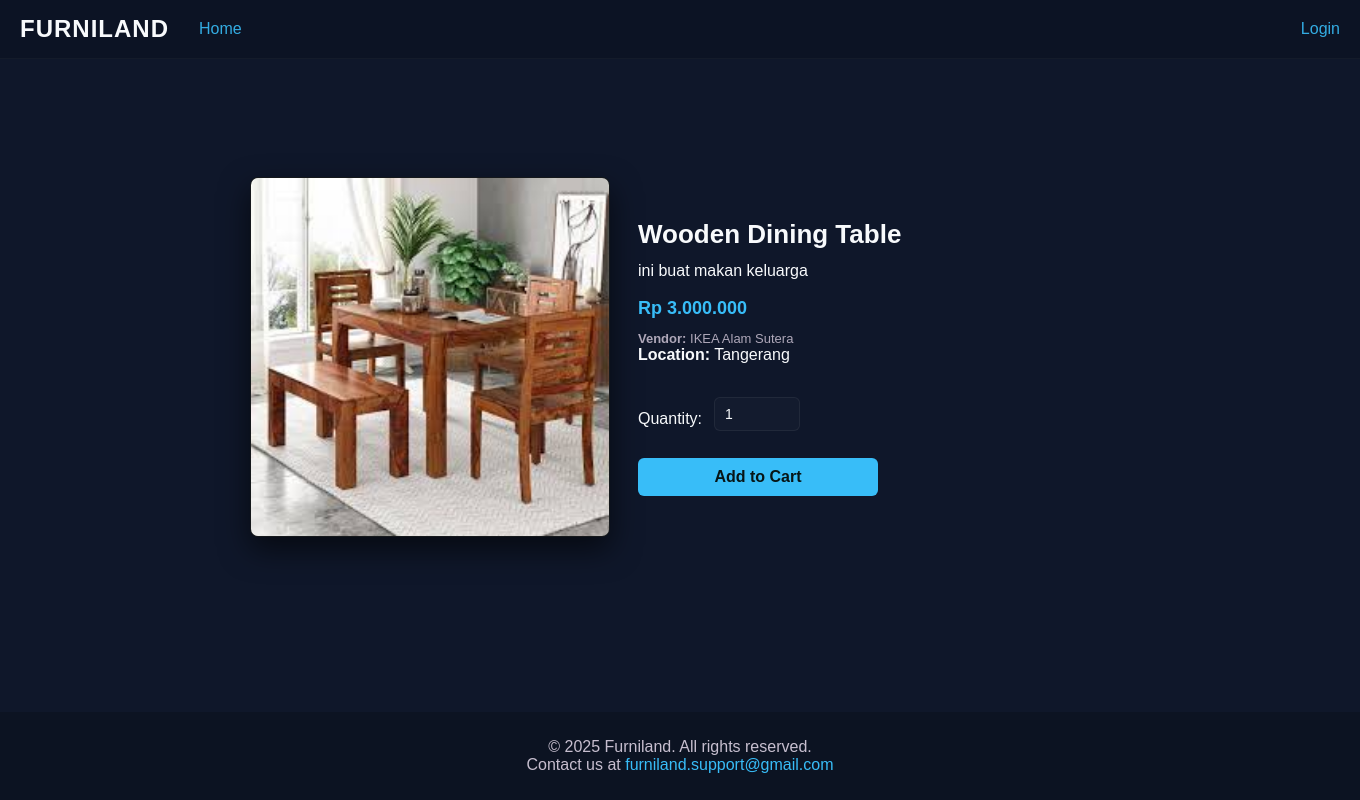
The page /detail.php?id=5 on the database its author committed.
### tables this page shows
CREATE TABLE `products` (
    `productID` int(10) NOT NULL,
    `productName` varchar(30) NOT NULL,
    `description` varchar(255) NOT NULL,
    `price` float NOT NULL,
    `image` varchar(100) NOT NULL,
    `vendorID` int(10) NOT NULL
);

CREATE TABLE `vendors` (
    `vendorID` int(10) NOT NULL,
    `vendorName` varchar(20) NOT NULL,
    `location` varchar(100) NOT NULL
);

### detail.php (the view, shortened to what this page needs)
<?php
    require_once '../config/db.php';
    $productID = $_GET['id'];
    $stmt = $conn->prepare("SELECT p.*, v.vendorName, v.location
                        FROM products p
                        JOIN vendors v ON p.vendorID = v.vendorID
                        WHERE p.productID = ?");
    $stmt->bind_param("i", $productID);
    $stmt->execute();
    $product = $stmt->get_result()->fetch_assoc();
    include '../utils/header.php';
?>
<?php if ($product): ?>
    <div class="container detail-page-container">
        <div class="detail-wrapper">
            <div class="detail-image-col">
                <img src="../assets/uploads/<?= htmlspecialchars($product['image']) ?>"
                     alt="<?= htmlspecialchars($product['productName']) ?>"
                     class="detail-img-large">
            </div>
            <div class="detail-info-col">
                <h1 class="detail-title"><?= htmlspecialchars($product['productName']) ?></h1>
                <?php
                    $short_desc = htmlspecialchars($product['description']);
                    if (strlen($short_desc) > 120) {
                        $short_sub = substr($short_desc, 0, 120) . '...';
                    } else {
                        $short_sub = $short_desc;
                    }
                ?>
                <div class="detail-subtitle"><?= nl2br($short_sub) ?></div>
                <div class="detail-price">Rp <?= number_format($product['price'], 0, ',', '.') ?></div>
                <div class="detail-meta">
                    <div class="detail-vendor"><strong>Vendor:</strong> <?= htmlspecialchars($product['vendorName']) ?></div>
                    <div class="detail-location"><strong>Location:</strong> <?= htmlspecialchars($product['location']) ?></div>
                </div>
                <form method="POST" class="add-cart-form">
                    <div class="cart-actions">
                        <label class="qty-inline">Quantity:</label>
                        <input type="number" name="quantity" value="1" min="1" class="quantity-input" required>
                    </div>
                    <div class="cart-button-row">
                        <button type="submit" name="add_to_cart" class="btn btn-add-cart btn-add-full">Add to Cart</button>
                    </div>
                </form>
            </div>
        </div>
    </div>
<?php endif; ?>
<?php include '../utils/footer.php'; ?>

### style.css (style rules this page uses)
:root { --bg-primary: #0f172a; --bg-secondary: #1e293b; --bg-input: #020617; --text-primary: #f8fafc; --text-secondary: #94a3b8; --link-primary: #38bdf8; --link-secondary: #0ea5e9; --border-color: #334155; }
* { margin: 0; padding: 0; box-sizing: border-box; font-family: Verdana, Geneva, Tahoma, sans-serif; }
body { background-color: var(--bg-primary); color: var(--text-primary); min-height: 100vh; display: flex; flex-direction: column; }
.container { max-width: 1200px; margin: 0 auto; padding: 20px; width: 100%; }
input, select, textarea { width: 100%; padding: 12px; margin: 5px 0 15px 0; background-color: rgba(255,255,255,0.02); border: 1px solid rgba(255,255,255,0.06); border-radius: 5px; color: var(--text-primary); outline: none; font-size: 14px; }
.btn { background-color: var(--link-primary); color: #082022; padding: 10px 20px; border: none; border-radius: 4px; cursor: pointer; font-weight: bold; font-size: 16px; display: inline-block; text-align: center; transition: background 0.18s, transform 0.08s; }
.detail-page-container { padding: 36px 20px 80px; max-width: 1200px; margin: 0 auto; }
.detail-page-container { min-height: calc(100vh - 160px); display: flex; align-items: center; justify-content: center; transform: translateX(150px); }
.detail-wrapper { display: flex; gap: 28px; align-items: center; width: 100%; max-width: 1200px; }
.detail-image-col { flex: 0 0 360px; }
.detail-img-large { width: 100%; height: auto; border-radius: 8px; display: block; box-shadow: 0 12px 30px rgba(0,0,0,0.6); border: 1px solid rgba(255,255,255,0.04); background: #0b0f12; }
.detail-info-col { flex: 1 1 auto; display: flex; flex-direction: column; gap: 12px; }
.detail-title { font-size: 26px; font-weight: 800; margin: 0; color: var(--text-primary); }
.detail-price { font-size: 18px; font-weight: 900; color: var(--link-primary); margin-top: 6px; }
.detail-vendor { font-size: 13px; color: rgba(220,209,226,0.78); }
.add-cart-form { margin-top: 16px; }
.cart-actions { display: flex; gap: 12px; align-items: center; }
.quantity-input { width: 86px; padding: 8px 10px; border-radius: 6px; background: rgba(255,255,255,0.02); border: 1px solid rgba(255,255,255,0.06); color: var(--text-primary); }
.btn-add-cart { background: var(--link-primary); color: #071516; padding: 10px 18px; border-radius: 6px; font-weight: 700; border: none; cursor: pointer; }
.cart-button-row { margin-top: 12px; }
.btn-add-full { display: block; width: 220px; max-width: 100%; margin-left: 0; }
@media (min-width: 900px) { .btn-add-full { width: 240px; } }

### rows shown on the page
products: image (picture), productName "Wooden Dining Table", description "ini buat makan keluarga", price "3.000.000", vendorID.vendorName "IKEA Alam Sutera", vendorID.location "Tangerang"
